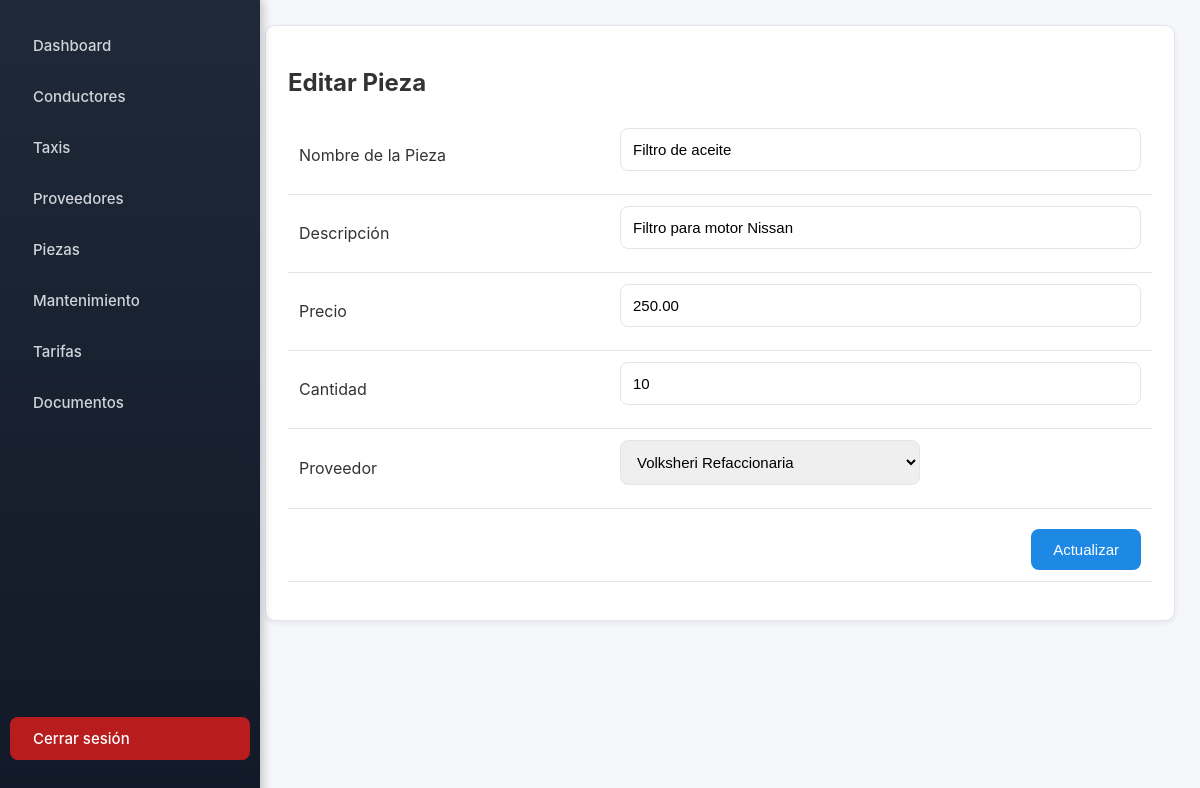
/paginas/piezas/editar.php?id=1 (signed in), run on the app's committed database.
### tables this page shows
CREATE TABLE IF NOT EXISTS `piezas` (
  `CVE_PIEZA` int(11) NOT NULL AUTO_INCREMENT,
  `NOMBRE` varchar(80) DEFAULT NULL,
  `DESCRIPCION` text DEFAULT NULL,
  `PRECIO` decimal(10,2) DEFAULT NULL,
  `CANTIDAD` int(11) DEFAULT NULL,
  `CVE_PROVEEDORES` int(11) DEFAULT NULL,
  PRIMARY KEY (`CVE_PIEZA`),
  KEY `CVE_PROVEEDORES` (`CVE_PROVEEDORES`),
  CONSTRAINT `piezas_ibfk_1` FOREIGN KEY (`CVE_PROVEEDORES`) REFERENCES `proveedores` (`CVE_PROVEEDORES`)
);

CREATE TABLE IF NOT EXISTS `proveedores` (
  `NOMBRE` varchar(50) DEFAULT NULL,
  `APELLIDO_PATERNO` varchar(50) DEFAULT NULL,
  `APELLIDO_MATERNO` varchar(50) DEFAULT NULL,
  `TELEFONO` varchar(15) DEFAULT NULL,
  `DIRECCION` varchar(100) DEFAULT NULL,
  `CVE_PROVEEDORES` int(11) NOT NULL AUTO_INCREMENT,
  PRIMARY KEY (`CVE_PROVEEDORES`)
);

### paginas/piezas/editar.php (the view, shortened to what this page needs)
<?php
include '../../conexion.php';
include '../../includes/menu.php';
$id = intval($_GET["id"]);
$stmt = $conn->prepare("SELECT * FROM PIEZAS WHERE CVE_PIEZA=?");
$stmt->bind_param("i", $id);
$stmt->execute();
$pieza = $stmt->get_result()->fetch_assoc();
$proveedores = $conn->query("SELECT CVE_PROVEEDORES, NOMBRE, APELLIDO_PATERNO FROM PROVEEDORES ORDER BY NOMBRE ASC");
?>
<div class="card">
  <h2>Editar Pieza</h2>
  <form method="post">
    <table class="table" style="width:100%;">
      <tr>
        <td><label>Nombre de la Pieza</label></td>
        <td><input class="input" name="NOMBRE" value="<?= htmlspecialchars($pieza['NOMBRE']) ?>" required></td>
      </tr>
      <tr>
        <td><label>Descripción</label></td>
        <td><input class="input" name="DESCRIPCION" value="<?= htmlspecialchars($pieza['DESCRIPCION']) ?>" required></td>
      </tr>
      <tr>
        <td><label>Precio</label></td>
        <td><input class="input" type="number" step="0.01" name="PRECIO" value="<?= $pieza['PRECIO'] ?>" required></td>
      </tr>
      <tr>
        <td><label>Cantidad</label></td>
        <td><input class="input" type="number" min="0" name="CANTIDAD" value="<?= $pieza['CANTIDAD'] ?>" required></td>
      </tr>
      <tr>
        <td><label>Proveedor</label></td>
        <td>
          <select class="input" name="CVE_PROVEEDORES" required style="max-width: 300px;">
            <?php while($p = $proveedores->fetch_assoc()): ?>
              <option value="<?= $p['CVE_PROVEEDORES'] ?>"
                <?= $p['CVE_PROVEEDORES'] == $pieza['CVE_PROVEEDORES'] ? 'selected' : '' ?>>
                <?= htmlspecialchars($p['NOMBRE'] . ' ' . $p['APELLIDO_PATERNO']) ?>
              </option>
            <?php endwhile; ?>
          </select>
        </td>
      </tr>
      <tr>
        <td colspan="2" style="text-align:right; padding-top:20px;">
          <button class="button">Actualizar</button>
        </td>
      </tr>
    </table>
  </form>
</div>
<?php include '../../includes/footer.php'; ?>

### css/estilos.css (style rules this page uses)
* { transition: all .15s ease-in-out; }
.card { background: var(--card); padding: 22px; border-radius: 10px; box-shadow:0 2px 6px rgba(0,0,0,.07); border:1px solid var(--borde); margin-bottom:20px; animation: fadeIn .4s ease; }
.button { background: var(--color-primario); border:none; color:white; padding:12px 22px; border-radius:8px; cursor:pointer; font-size:15px; display:inline-block; text-decoration:none; }
.input, input, select, textarea { width:100%; padding:12px; border-radius:8px; border:1px solid var(--borde); margin-bottom:12px; font-size:15px; }
table { width:100%; border-collapse:collapse; margin-top:10px; }
td { padding:11px; background:white; border-bottom:1px solid var(--borde); }

### data on the page
piezas: NOMBRE "Filtro de aceite", DESCRIPCION "Filtro para motor Nissan", PRECIO "250.00", CANTIDAD "10", CVE_PROVEEDORES "Volksheri Refaccionaria"
